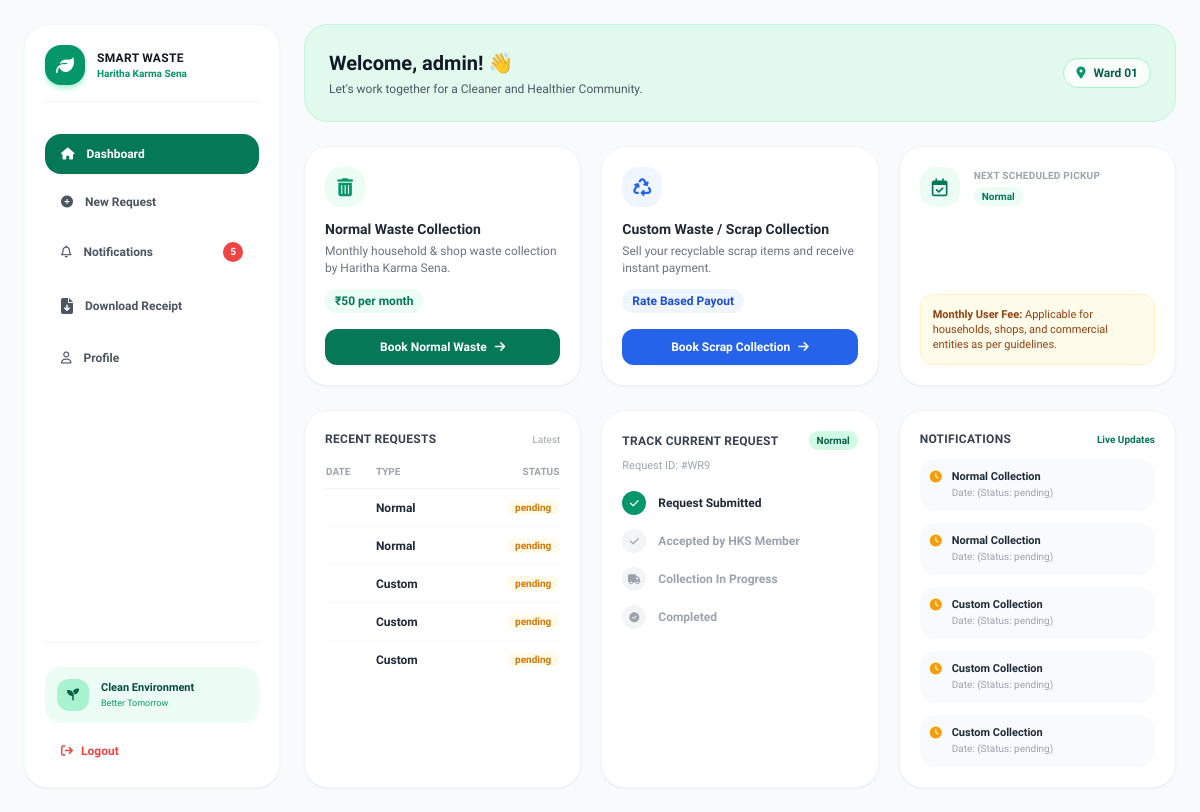
Before: /citizen-dashboard/ (signed in) with the older database file.
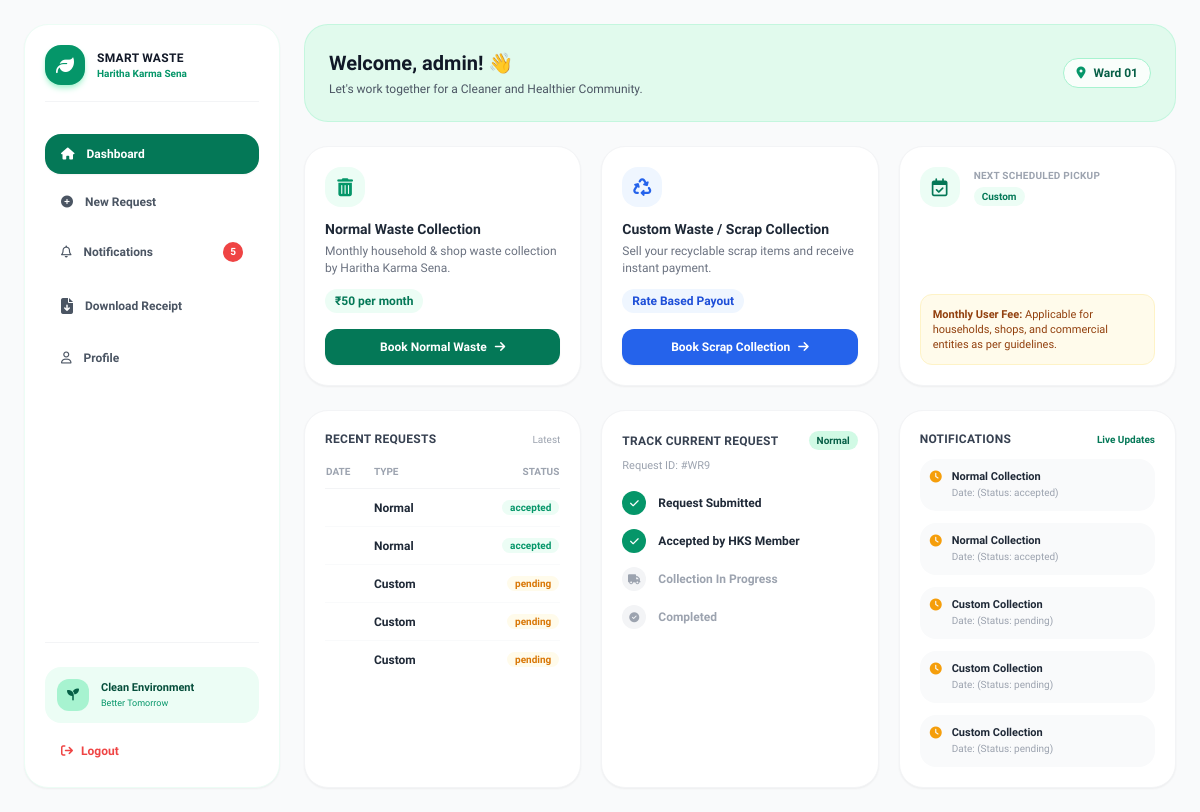
After: the same page with the newer database file.
### waste_app/models.py (models this page shows, shortened)
class WasteRequest(models.Model):
    REQUEST_TYPE = [
        ('normal', 'Normal Waste'),
        ('custom', 'Custom/Scrap'),
    ]
    STATUS_CHOICES = [
        ('pending', 'Pending'),
        ('accepted', 'Accepted by HKS'),
        ('scheduled', 'Scheduled'),
        ('completed', 'Completed'),
        ('cancelled', 'Cancelled'),
    ]
    citizen = models.ForeignKey(User, on_delete=models.CASCADE, related_name='requests')
    request_type = models.CharField(max_length=20, choices=REQUEST_TYPE)
    status = models.CharField(max_length=20, choices=STATUS_CHOICES, default='pending')
    scrap_category = models.ForeignKey(ScrapCategory, on_delete=models.SET_NULL, null=True, blank=True)
    quantity = models.FloatField(null=True, blank=True)
    scrap_image = models.ImageField(upload_to='scrap_images/', null=True, blank=True)
    estimated_amount = models.DecimalField(max_digits=10, decimal_places=2, default=0.00)
    scheduled_date = models.DateField(null=True, blank=True)
    normal_waste_items = models.TextField(null=True, blank=True)
    created_at = models.DateTimeField(auto_now_add=True)

### waste_app/views.py (the view)
@login_required
def citizen_dashboard(request):
    profile = UserProfile.objects.filter(user=request.user).first()
    user_requests = WasteRequest.objects.filter(citizen=request.user).order_by('-id')
    latest_request = user_requests.first()
    next_pickup = user_requests.filter(status__in=['Pending', 'pending', 'Scheduled', 'In Progress']).first()
    total_requests = user_requests.count()
    pending_count = user_requests.filter(status__iexact='pending').count()
    context = {
        'profile': profile,
        'requests': user_requests[:5],        # Recent 5 requests for table
        'latest_request': latest_request,    # Live tracking data
        'next_pickup': next_pickup,          # Next scheduled pickup card
        'total_requests': total_requests,
        'pending_count': pending_count,
    }
    return render(request, 'waste_app/citizen_dashboard.html', context)

### waste_app/templates/waste_app/citizen_dashboard.html (shortened to what the changed rows need)
<!DOCTYPE html>
<html lang="en">
<head>
    <script src="https://cdn.tailwindcss.com"></script>
    <link rel="stylesheet" href="https://cdnjs.cloudflare.com/ajax/libs/font-awesome/6.4.0/css/all.min.css">
</head>
<body class="bg-gray-50 text-gray-800 p-4 md:p-6 min-h-screen">
    <div class="max-w-7xl mx-auto flex flex-col lg:flex-row gap-6">
        <aside class="w-full lg:w-64 bg-white rounded-3xl p-5 shadow-sm border border-emerald-50 flex flex-col justify-between shrink-0">
            <div>
                <div class="flex items-center space-x-3 mb-8 pb-4 border-b border-gray-100">
                    <div>
                        <h2 class="text-xs font-black text-gray-900 tracking-wide uppercase">Smart Waste</h2>
                    </div>
                </div>
            </div>
        </aside>
        <main class="flex-1 space-y-6 min-w-0">
            <div class="bg-emerald-100/60 rounded-3xl p-6 border border-emerald-200/50 flex flex-col md:flex-row justify-between items-start md:items-center gap-4">
                <div>
                    <h1 class="text-xl font-black text-gray-900">Welcome, {{ request.user.username }}! 👋</h1>
                </div>
            </div>
            <div class="grid grid-cols-1 md:grid-cols-3 gap-5">
                <div class="bg-white p-5 rounded-3xl border border-gray-100 shadow-sm flex flex-col justify-between">
                    <div>
                        <div class="flex items-center space-x-3.5 mb-3">
                            <div>
                                <p class="text-[10px] font-bold text-gray-400 uppercase tracking-wide">Next Scheduled Pickup</p>
                                {% if next_pickup %}
                                    <span class="inline-block text-[10px] font-bold text-emerald-700 bg-emerald-50 px-2 py-0.5 rounded-full capitalize">
                                        {{ next_pickup.waste_category|default:next_pickup.request_type }}
                                    </span>
                                {% else %}
                                    <h4 class="text-sm font-bold text-gray-400">No Pickups Scheduled</h4>
                                    <span class="inline-block text-[10px] text-gray-400">No pending requests</span>
                                {% endif %}
                            </div>
                        </div>
                    </div>
                </div>
            </div>
            <div class="grid grid-cols-1 md:grid-cols-3 gap-5">
                <div class="bg-white p-5 rounded-3xl border border-gray-100 shadow-sm flex flex-col justify-between">
                    <div>
                        <div class="overflow-x-auto">
                            <table class="w-full text-left text-xs">
                                <thead>
                                    <tr class="text-gray-400 border-b border-gray-100 text-[10px] uppercase">
                                        <th class="pb-2">Date</th>
                                        <th class="pb-2">Type</th>
                                        <th class="pb-2 text-right">Status</th>
                                    </tr>
                                </thead>
                                <tbody class="divide-y divide-gray-50">
                                    {% for req in requests %}
                                    <tr>
                                        <td class="py-2.5 text-gray-600 font-medium">{{ req.preferred_date|date:"d M" }}</td>
                                        <td class="py-2.5 font-bold text-gray-800 capitalize">{{ req.waste_category|default:req.request_type }}</td>
                                        <td class="py-2.5 text-right">
                                            <span class="px-2 py-0.5 rounded-full text-[10px] font-bold
                                                {% if req.status|lower == 'pending' %}bg-amber-50 text-amber-600
                                                {% elif req.status|lower == 'in progress' %}bg-blue-50 text-blue-600
                                                {% else %}bg-emerald-50 text-emerald-600{% endif %}">
                                                {{ req.status }}
                                            </span>
                                        </td>
                                    </tr>
                                    {% empty %}
                                    <tr>
                                        <td colspan="3" class="py-6 text-center text-gray-400 text-xs">No recent requests found.</td>
                                    </tr>
                                    {% endfor %}
                                </tbody>
                            </table>
                        </div>
                    </div>
                </div>
                <div class="bg-white p-5 rounded-3xl border border-gray-100 shadow-sm flex flex-col justify-between">
                    <div>
                        <div class="flex justify-between items-center mb-2">
                            <h4 class="text-xs font-bold text-gray-700 uppercase tracking-wide">Track Current Request</h4>
                            {% if latest_request %}
                                <span class="text-[10px] bg-emerald-100 text-emerald-800 font-bold px-2 py-0.5 rounded-full capitalize">
                                    {{ latest_request.request_type }}
                                </span>
                            {% endif %}
                        </div>
                        {% if latest_request %}
                            <p class="text-[11px] text-gray-400 mb-4">Request ID: #WR{{ latest_request.id }}</p>
                            <div class="space-y-3.5 text-xs">
                                <div class="flex items-center space-x-3">
                                    <span class="w-6 h-6 rounded-full bg-emerald-600 text-white flex items-center justify-center text-[10px] font-bold shrink-0">
                                        <i class="fa-solid fa-check"></i>
                                    </span>
                                    <div>
                                        <p class="font-bold text-gray-800">Request Submitted</p>
                                    </div>
                                </div>
                                <div class="flex items-center space-x-3">
                                    <span class="w-6 h-6 rounded-full {% if latest_request.status|lower != 'pending' %}bg-emerald-600 text-white{% else %}bg-gray-100 text-gray-400{% endif %} flex items-center justify-center text-[10px] font-bold shrink-0">
                                        <i class="fa-solid fa-check"></i>
                                    </span>
                                    <div>
                                        <p class="font-bold {% if latest_request.status|lower != 'pending' %}text-gray-800{% else %}text-gray-400{% endif %}">
                                            Accepted by HKS Member
                                        </p>
                                    </div>
                                </div>
                                <div class="flex items-center space-x-3">
                                    <span class="w-6 h-6 rounded-full {% if latest_request.status|lower == 'in progress' or latest_request.status|lower == 'completed' %}bg-blue-600 text-white{% else %}bg-gray-100 text-gray-400{% endif %} flex items-center justify-center text-[10px] font-bold shrink-0">
                                        <i class="fa-solid fa-truck"></i>
                                    </span>
                                    <div>
                                        <p class="font-bold {% if latest_request.status|lower == 'in progress' or latest_request.status|lower == 'completed' %}text-gray-800{% else %}text-gray-400{% endif %}">
                                            Collection In Progress
                                        </p>
                                    </div>
                                </div>
                                <div class="flex items-center space-x-3">
                                    <span class="w-6 h-6 rounded-full {% if latest_request.status|lower == 'completed' %}bg-emerald-600 text-white{% else %}bg-gray-100 text-gray-400{% endif %} flex items-center justify-center text-[10px] font-bold shrink-0">
                                        <i class="fa-solid fa-circle-check"></i>
                                    </span>
                                    <div>
                                        <p class="font-bold {% if latest_request.status|lower == 'completed' %}text-gray-800{% else %}text-gray-400{% endif %}">
                                            Completed
                                        </p>
                                    </div>
                                </div>
                            </div>
                        {% else %}
                            <div class="py-8 text-center text-xs text-gray-400">
                                No active request to track.
                            </div>
                        {% endif %}
                    </div>
                </div>
                <div class="bg-white p-5 rounded-3xl border border-gray-100 shadow-sm flex flex-col justify-between">
                    <div>
                        <div class="space-y-3 text-xs">
                            {% for req in requests %}
                                <div class="flex items-start space-x-2.5 p-2.5 bg-gray-50 rounded-2xl">
                                    {% if req.status|lower == 'completed' %}
                                        <i class="fa-solid fa-circle-check text-emerald-500 mt-0.5 shrink-0"></i>
                                    {% elif req.status|lower == 'in progress' %}
                                        <i class="fa-solid fa-truck text-blue-500 mt-0.5 shrink-0"></i>
                                    {% else %}
                                        <i class="fa-solid fa-clock text-amber-500 mt-0.5 shrink-0"></i>
                                    {% endif %}
                                    <div class="min-w-0 flex-1">
                                        <p class="font-bold text-gray-800 text-[11px] truncate capitalize">{{ req.waste_category|default:req.request_type }} Collection</p>
                                        <p class="text-[10px] text-gray-400">Date: {{ req.preferred_date|date:"d M Y" }} (Status: {{ req.status }})</p>
                                    </div>
                                </div>
                            {% empty %}
                                <p class="text-xs text-gray-400 py-6 text-center">No notifications available.</p>
                            {% endfor %}
                        </div>
                    </div>
                </div>
            </div>
        </main>
    </div>
</body>
</html>

Changed rows visible on the page:
changed WasteRequest id 9: status "pending" → "accepted"
changed WasteRequest (number 3 of 5 on the later page): status "pending" → "accepted"
Other visible differences:
{{ next_pickup.waste_category|default:next_pickup.request_type }}: "Normal" → "Custom"
